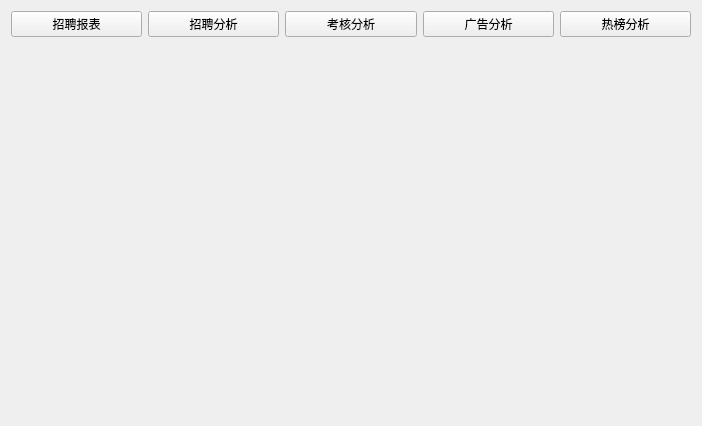
<?xml version="1.0" encoding="UTF-8"?>
<ui version="4.0">
 <class>WidgetStatistics</class>
 <widget class="QWidget" name="WidgetStatistics">
  <property name="geometry">
   <rect>
    <x>0</x>
    <y>0</y>
    <width>702</width>
    <height>426</height>
   </rect>
  </property>
  <property name="windowTitle">
   <string>Form</string>
  </property>
  <property name="styleSheet">
   <string notr="true"/>
  </property>
  <layout class="QGridLayout" name="gridLayout">
   <item row="0" column="0" colspan="2">
    <layout class="QHBoxLayout" name="horizontalLayout">
     <item>
      <widget class="QPushButton" name="pushButton">
       <property name="text">
        <string>招聘报表</string>
       </property>
      </widget>
     </item>
     <item>
      <widget class="QPushButton" name="pushButton_2">
       <property name="text">
        <string>招聘分析</string>
       </property>
      </widget>
     </item>
     <item>
      <widget class="QPushButton" name="pushButton_3">
       <property name="text">
        <string>考核分析</string>
       </property>
      </widget>
     </item>
     <item>
      <widget class="QPushButton" name="pushButton_4">
       <property name="text">
        <string>广告分析</string>
       </property>
      </widget>
     </item>
     <item>
      <widget class="QPushButton" name="pushButton_5">
       <property name="text">
        <string>热榜分析</string>
       </property>
      </widget>
     </item>
    </layout>
   </item>
   <item row="1" column="0" colspan="2">
    <widget class="QWidget" name="widget" native="true">
     <property name="sizePolicy">
      <sizepolicy hsizetype="Preferred" vsizetype="Expanding">
       <horstretch>0</horstretch>
       <verstretch>0</verstretch>
      </sizepolicy>
     </property>
     <property name="Background" stdset="0">
      <bool>true</bool>
     </property>
    </widget>
   </item>
   <item row="2" column="0">
    <widget class="QWidget" name="widget_2" native="true">
     <property name="sizePolicy">
      <sizepolicy hsizetype="Preferred" vsizetype="Expanding">
       <horstretch>0</horstretch>
       <verstretch>0</verstretch>
      </sizepolicy>
     </property>
    </widget>
   </item>
   <item row="2" column="1">
    <widget class="QWidget" name="widget_3" native="true">
     <property name="sizePolicy">
      <sizepolicy hsizetype="Preferred" vsizetype="Expanding">
       <horstretch>0</horstretch>
       <verstretch>0</verstretch>
      </sizepolicy>
     </property>
    </widget>
   </item>
  </layout>
 </widget>
 <resources/>
 <connections/>
</ui>
